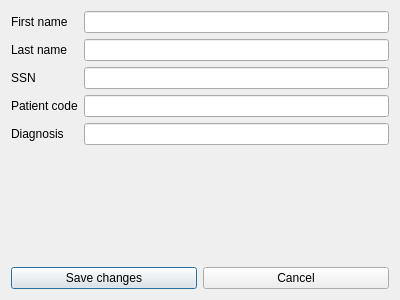
<?xml version="1.0" encoding="UTF-8"?>
<ui version="4.0">
 <class>Dialog</class>
 <widget class="QDialog" name="Dialog">
  <property name="geometry">
   <rect>
    <x>0</x>
    <y>0</y>
    <width>400</width>
    <height>300</height>
   </rect>
  </property>
  <property name="windowTitle">
   <string>Edit patient</string>
  </property>
  <layout class="QVBoxLayout" name="verticalLayout">
   <item>
    <layout class="QFormLayout" name="formLayout">
     <item row="0" column="0">
      <widget class="QLabel" name="label">
       <property name="text">
        <string>First name</string>
       </property>
      </widget>
     </item>
     <item row="1" column="0">
      <widget class="QLabel" name="label_2">
       <property name="text">
        <string>Last name</string>
       </property>
      </widget>
     </item>
     <item row="2" column="0">
      <widget class="QLabel" name="label_3">
       <property name="text">
        <string>SSN</string>
       </property>
      </widget>
     </item>
     <item row="3" column="0">
      <widget class="QLabel" name="label_4">
       <property name="text">
        <string>Patient code</string>
       </property>
      </widget>
     </item>
     <item row="0" column="1">
      <widget class="QLineEdit" name="lnFirstName"/>
     </item>
     <item row="1" column="1">
      <widget class="QLineEdit" name="lnLastName"/>
     </item>
     <item row="2" column="1">
      <widget class="QLineEdit" name="lnSSN"/>
     </item>
     <item row="3" column="1">
      <widget class="QLineEdit" name="lnPatientCode"/>
     </item>
     <item row="4" column="0">
      <widget class="QLabel" name="label_5">
       <property name="text">
        <string>Diagnosis</string>
       </property>
      </widget>
     </item>
     <item row="4" column="1">
      <widget class="QLineEdit" name="lnDiagnosis"/>
     </item>
    </layout>
   </item>
   <item>
    <layout class="QHBoxLayout" name="horizontalLayout">
     <item>
      <widget class="QPushButton" name="btnSave">
       <property name="text">
        <string>Save changes</string>
       </property>
      </widget>
     </item>
     <item>
      <widget class="QPushButton" name="btnCancel">
       <property name="text">
        <string>Cancel</string>
       </property>
      </widget>
     </item>
    </layout>
   </item>
  </layout>
 </widget>
 <resources/>
 <connections/>
</ui>
